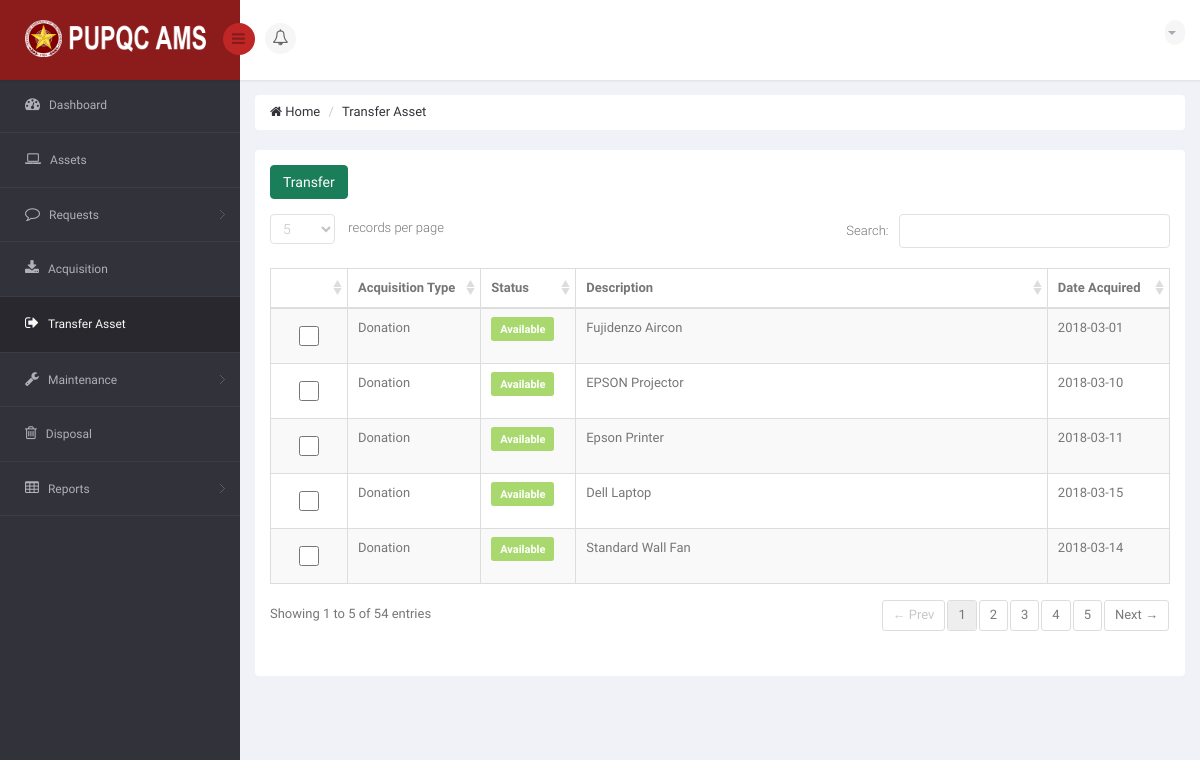
The page /DIR/PropertyOfficer/POTransferAsset.php (signed in) on the database as committed earlier.
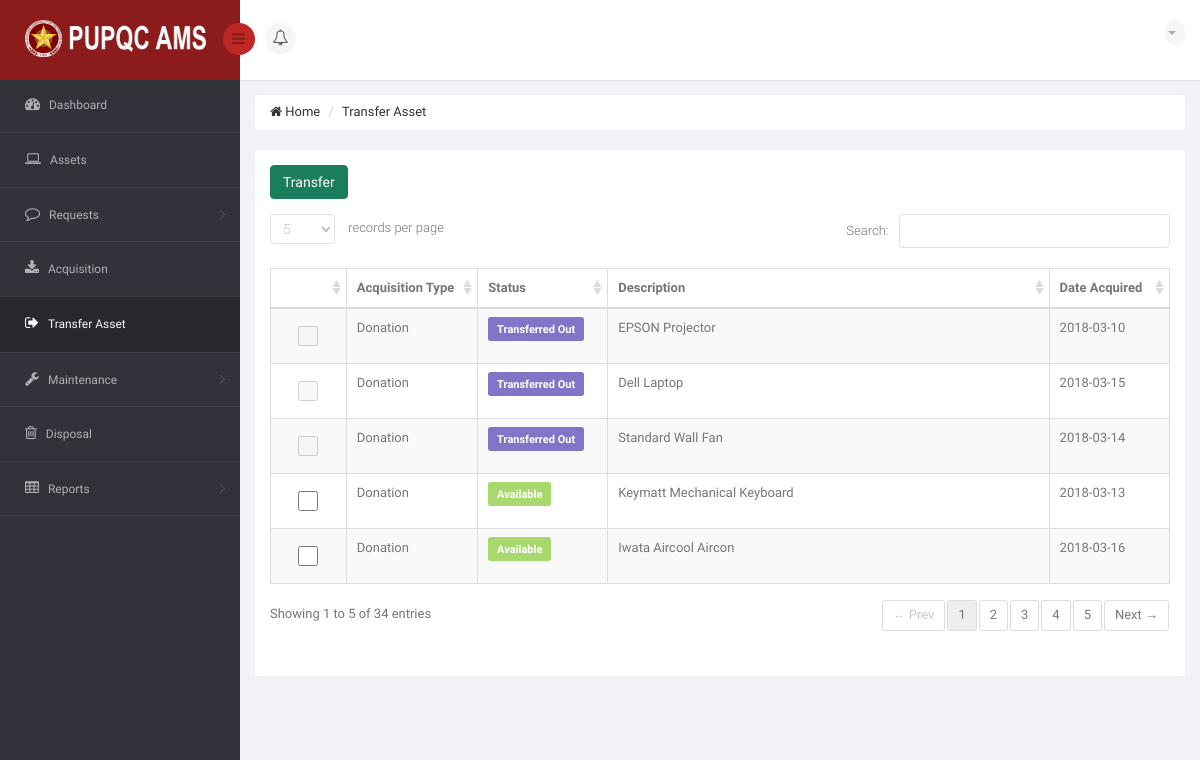
The same page on the database as committed later.
### tables this page shows
CREATE TABLE `ams_r_asset` (
  `A_ID` int(11) NOT NULL,
  `A_DESCRIPTION` varchar(250) NOT NULL,
  `A_DATE` date NOT NULL,
  `A_STATUS` varchar(25) NOT NULL DEFAULT 'Serviceable',
  `A_ACQUISITION_TYPE` varchar(25) NOT NULL,
  `A_AVAILABILITY` varchar(25) NOT NULL DEFAULT 'Available',
  `A_DISPOSAL_STATUS` int(11) NOT NULL DEFAULT '0',
  `AL_ID` int(11) DEFAULT NULL,
  `C_ID` int(11) DEFAULT NULL,
  `URS_ID` int(11) DEFAULT NULL,
  `PPMP_ID` int(11) DEFAULT NULL
);

### DIR/PropertyOfficer/POTransferAsset.php (the view, shortened to what the changed rows need)
<!DOCTYPE html>
<html>
<head>
    <link href="../../bs3/css/bootstrap.min.css" rel="stylesheet">
    <link href="../../js/jquery-ui/jquery-ui-1.10.1.custom.min.css" rel="stylesheet">
    <link href="../../css/bootstrap-reset.css" rel="stylesheet">
    <link href="../../font-awesome/css/font-awesome.css" rel="stylesheet">
    <link href="../../js/jvector-map/jquery-jvectormap-1.2.2.css" rel="stylesheet">
    <link href="../../css/clndr.css" rel="stylesheet">
    <link href="../../js/css3clock/css/style.css" rel="stylesheet">
    <link rel="stylesheet" href="../../js/morris-chart/morris.css">
    <link href="../../css/style.css" rel="stylesheet">
    <link href="../../css/style-responsive.css" rel="stylesheet" />
    <link href="../../js/advanced-datatable/css/demo_page.css" rel="stylesheet" />
    <link href="../../js/advanced-datatable/css/demo_table.css" rel="stylesheet" />
    <link rel="stylesheet" href="../../js/data-tables/DT_bootstrap.css" />
    <link href="../../js/sweetalert/sweetalert.css" rel="stylesheet">
    <link href="../../css/style.css" rel="stylesheet">
    <link href="../../css/style-responsive.css" rel="stylesheet" />
</head>
<body>
    <section id="container">
        <section id="main-content">
            <section class="wrapper">
                <div class="row">
                    <div class="col-sm-12">
                        <section class="panel">
                            <div class="panel-body">
                                <div class="adv-table editable-table ">
                                    <!-- <div class="clearfix">
                                        <div class="btn-group pull-right">
                                            <button class="btn btn-default dropdown-toggle" data-toggle="dropdown">Tools <i class="fa fa-angle-down"></i>
                                            </button>
                                            <ul class="dropdown-menu pull-right">
                                                <li><a href="#">Print</a></li>
                                                <li><a href="#">Save as PDF</a></li>
                                                <li><a href="#">Export to Excel</a></li>
                                            </ul>
                                        </div>
                                    </div> -->
                                    <table class="table table-striped table-hover table-bordered" id="editable-sample">
                                        <?php
                                            include('../Connection/db.php');
                                        ?>
                                            <thead>
                                                <tr>
                                                    <th style="width: 90px"></th>
                                                    <th style="width: 140px;">Acquisition Type</th>
                                                    <th style="width: 100px;">Status</th>
                                                    <th style="word-wrap: break-word;">Description</th>
                                                    <th style="width: 130px;">Date Acquired</th>
                                                </tr>
                                            </thead>
                                            <tbody>
                                                <?php
                                                    $sql = "SELECT * FROM `ams_r_asset` WHERE A_AVAILABILITY = 'Available' OR A_AVAILABILITY = 'Transferred Out' ORDER BY A_DATE DESC";
                                                    $result = mysqli_query($connection, $sql) or die("Bad Query: $sql");
                                                    $i = 0;
                                                    while($row = mysqli_fetch_assoc($result))
                                                    {
                                                        $i++;
                                                        $a_description = $row['A_DESCRIPTION'];
                                                        $a_acquistion_type = $row['A_ACQUISITION_TYPE'];
                                                        $a_date = $row['A_DATE'];
                                                        $a_status = $row['A_STATUS'];
                                                        $a_availability = $row['A_AVAILABILITY'];
                                                ?>
                                                <tr class="gradeX">
                                                    <?php
                                                        if ($a_status == 'Serviceable' && $a_availability == 'Available')
                                                        {
                                                    ?>
                                                    <td>
                                                        <center>
                                                            <input type="checkbox" id="<?php echo $i; ?>" class="checkbox form-control ckthis" style="width: 20px">
                                                        </center>
                                                    </td>
                                                    <td id="origtype<?php echo $i; ?>">
                                                        <?php echo $a_acquistion_type; ?> </td>
                                                    <td id="origstat<?php echo $i; ?>">
                                                        <p class="label label-success label-mini" style="font-size: 11px;"> <?php echo $a_availability; ?> </p> </td>
                                                    <td id="origdesc<?php echo $i; ?>">
                                                        <?php echo $a_description; ?> </td>
                                                    <td id="origdate<?php echo $i; ?>">
                                                        <?php echo $a_date; ?> </td>
                                                    <?php
                                                        }
                                                        else if($a_status == 'Transferred Out')
                                                        {
                                                    ?>
                                                    <td>
                                                        <center>
                                                            <input type="checkbox" id="<?php echo $i; ?>" class="checkbox form-control ckthis" style="width: 20px" disabled>
                                                        </center>
                                                    </td>
                                                    <td id="origtype<?php echo $i; ?>">
                                                        <?php echo $a_acquistion_type; ?> </td>
                                                    <td id="origstat<?php echo $i; ?>">
                                                        <p class="label label-info label-mini" style="font-size: 11px;"> <?php echo $a_status; ?> </p> </td>
                                                    <td id="origdesc<?php echo $i; ?>">
                                                        <?php echo $a_description; ?> </td>
                                                    <td id="origdate<?php echo $i; ?>">
                                                        <?php echo $a_date; ?> </td>
                                                    <?php
                                                        }
                                                    ?>
                                                </tr>
                                                <?php
                                                    }
                                                ?>
                                            </tbody>
                                    </table>
                                </div>
                            </div>
                        </section>
                    </div>
                </div>
            </section>
        </section>
    </section>
</body>
</html>

Rows that differ between the two databases and show on the page:
no longer on this page (row edited): ams_r_asset: A_ACQUISITION_TYPE "Donation", A_AVAILABILITY "Available", A_DESCRIPTION "Epson Printer", A_DATE "2018-03-11"
no longer on this page (row edited): ams_r_asset: A_ACQUISITION_TYPE "Donation", A_AVAILABILITY "Available", A_DESCRIPTION "Fujidenzo Aircon", A_DATE "2018-03-01"
now on this page (row unchanged): ams_r_asset: A_ACQUISITION_TYPE "Donation", A_AVAILABILITY "Available", A_DESCRIPTION "Iwata Aircool Aircon", A_DATE "2018-03-16"
changed ams_r_asset "Dell Laptop": A_STATUS (not shown) → "Transferred Out"; A_AVAILABILITY "Available" → (not shown)
changed ams_r_asset "Standard Wall Fan": A_STATUS (not shown) → "Transferred Out"; A_AVAILABILITY "Available" → (not shown)
now on this page (row unchanged): ams_r_asset: A_ACQUISITION_TYPE "Donation", A_AVAILABILITY "Available", A_DESCRIPTION "Keymatt Mechanical Keyboard", A_DATE "2018-03-13"
changed ams_r_asset "EPSON Projector": A_STATUS (not shown) → "Transferred Out"; A_AVAILABILITY "Available" → (not shown)
Other text that changed with them:
text written by a page script: "records per page Search: Showing 1 to 5 of 54 entries ← Prev 1 2 3 4 5 Next →" → "records per page Search: Showing 1 to 5 of 34 entries ← Prev 1 2 3 4 5 Next →"
